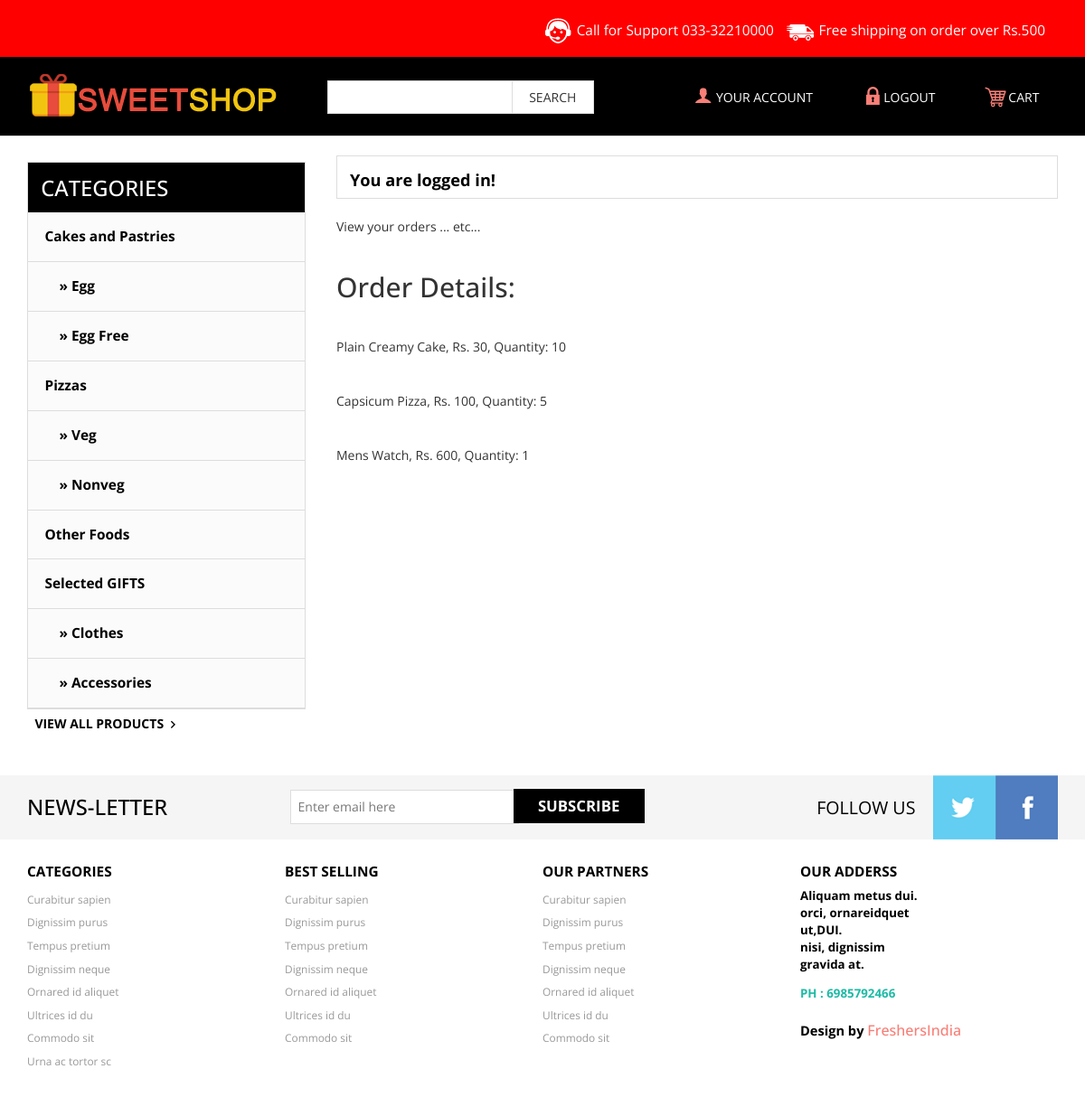
/order_details.php?order_id=1 (signed in), run on the app's committed database.
### tables this page shows
CREATE TABLE `cart_items` (
  `cart_item_id` int(11) NOT NULL,
  `order_id` int(11) NOT NULL,
  `pid` int(11) NOT NULL,
  `quantity` int(11) NOT NULL,
  `purchase_price` int(11) NOT NULL,
  `product_name` varchar(100) NOT NULL
);

CREATE TABLE `category` (
  `cid` int(6) NOT NULL,
  `cname` varchar(100) NOT NULL DEFAULT '',
  `parent_id` int(6) NOT NULL DEFAULT 0
);

### order_details.php (the view, shortened to what this page needs)
<?php
include "lib/connection.php";
include "lib/header.php";
?>
 <div class="products">
	   	<h5 class="latest-product">You are logged in!</h5>
 </div>
 View your orders ... etc...
<H2>Order Details:</H2>
<?php
$sql = "SELECT * FROM `cart_items` WHERE `order_id` = '$_GET[order_id]' ";
$res = $db->query($sql);
while($row = $res->fetch_array()) {
	print "<HR>$row[product_name], Rs. $row[purchase_price], Quantity: $row[quantity] ";
}
?>
<?php
include "lib/footer.php";
?>

### lib/footer.php (shortened to what this page needs)
	   		   </div>
			   <div class="sub-cate">
				<div class=" top-nav rsidebar span_1_of_left">
					<h3 class="cate">CATEGORIES</h3>
		 <ul class="menu">
			<ul class="kid-menu ">
<?php
include_once "lib/connection.php";
$sql = "SELECT * FROM `category` WHERE `parent_id` = '0' ";
$res = $db->query($sql);
while($row = $res->fetch_array()) {
	print "<li><a href=\"products.php?cid=$row[cid]\">$row[cname]</a></li>";
	$sql2 = "SELECT * FROM `category` WHERE `parent_id` = '$row[cid]' ";
	$res2 = $db->query($sql2);
	while($row2 = $res2->fetch_array()) {
		print "<li><a href=\"products.php?cid=$row2[cid]\"> &nbsp; &nbsp; &raquo; $row2[cname]</a></li>";
	}
}
?>
			</ul>
	</ul>
					</div>
	   		     	 <a class="view-all all-product" href="product.html">VIEW ALL PRODUCTS<span> </span></a>
			</div>
	   		    <div class="clearfix"> </div>
		</div>
	<div class="footer">
		<div class="footer-top">
			<div class="container">
				<div class="latter">
					<h6>NEWS-LETTER</h6>
					<div class="sub-left-right">
						<form>
							<input type="text" value="Enter email here"onfocus="this.value = '';" onblur="if (this.value == '') {this.value = 'Enter email here';}" />
							<input type="submit" value="SUBSCRIBE" />
						</form>
					</div>
				</div>
				<div class="latter-right">
					<p>FOLLOW US</p>
					<ul class="face-in-to">
						<li><a href="#"><span> </span></a></li>
						<li><a href="#"><span class="facebook-in"> </span></a></li>
					</ul>
					<div class="clearfix"> </div>
				</div>
			</div>
		</div>
		<div class="footer-bottom">
			<div class="container">
				<div class="footer-bottom-cate">
					<h6>CATEGORIES</h6>
					<ul>
						<li><a href="#">Curabitur sapien</a></li>
						<li><a href="#">Dignissim purus</a></li>
						<li><a href="#">Tempus pretium</a></li>
						<li ><a href="#">Dignissim neque</a></li>
						<li ><a href="#">Ornared id aliquet</a></li>
						<li><a href="#">Ultrices id du</a></li>
						<li><a href="#">Commodo sit</a></li>
						<li ><a href="#">Urna ac tortor sc</a></li>
					</ul>
				</div>
				<div class="footer-bottom-cate bottom-grid-cat">
					<h6>BEST SELLING</h6>
					<ul>
						<li><a href="#">Curabitur sapien</a></li>
						<li><a href="#">Dignissim purus</a></li>
						<li><a href="#">Tempus pretium</a></li>
						<li ><a href="#">Dignissim neque</a></li>
						<li ><a href="#">Ornared id aliquet</a></li>
						<li><a href="#">Ultrices id du</a></li>
						<li><a href="#">Commodo sit</a></li>
					</ul>
				</div>
				<div class="footer-bottom-cate">
					<h6>OUR PARTNERS</h6>
					<ul>
						<li><a href="#">Curabitur sapien</a></li>
						<li><a href="#">Dignissim purus</a></li>
						<li><a href="#">Tempus pretium</a></li>
						<li ><a href="#">Dignissim neque</a></li>
						<li ><a href="#">Ornared id aliquet</a></li>
						<li><a href="#">Ultrices id du</a></li>
						<li><a href="#">Commodo sit</a></li>
					</ul>
				</div>
				<div class="footer-bottom-cate cate-bottom">
					<h6>OUR ADDERSS</h6>
					<ul>
						<li>Aliquam metus  dui. </li>
						<li>orci, ornareidquet</li>
						<li> ut,DUI.</li>
						<li >nisi, dignissim</li>
						<li >gravida at.</li>
						<li class="phone">PH : 6985792466</li>
						<li class="temp"> <p class="footer-class">Design by <a href="http://freshersindia.com/" target="_blank">FreshersIndia</a> </p></li>
					</ul>
				</div>
				<div class="clearfix"> </div>
			</div>
		</div>
	</div>
</body>
</html>

### css/style.css (style rules this page uses)
body { background: #fff; font-family: 'Open Sans', sans-serif; }
body a { transition: 0.5s all; -webkit-transition: 0.5s all; -o-transition: 0.5s all; -ms-transition: 0.5s all; -moz-transition: 0.5s all; }
h3.cate { color: #fff; font-size: 1.7em; padding: 0.6em ; background: #000; margin: 0; }
ul.kid-menu { display: block !important; }
.menu { width: auto; height: auto; padding: 0; list-style: none; margin: 0; background: #FBFBFC; }
ul { padding: 0; list-style: none; }
.menu ul li a { width: 100%; display: block; position: relative; font-size:1.1em; font-weight: 400; color: #000; text-decoration:none; border-bottom: 1px solid #ddd; font-weight:700; line-height: 3.5em; text-indent: 1.2em; }
.menu ul.kid-menu li a { border-bottom: none; }
ul.kid-menu { padding: 0; margin: 0; }
ul.kid-menu li { list-style: none; border-bottom: 1px solid #ddd; }
.sub-cate,.slide-grid { float: left; }
.top-nav { border: 1px solid #ddd; }
.sub-cate { width: 27%; margin: 2em 2em 0 0; }
.products { width: 100%; border: 1px solid #ddd; float:left; margin: 1.5em 0; padding: 0.7em 1em ; }
.latest-product,.dolor-grid { float:left; }
.view-all,a.get-cart { float:right; padding: 0.4em 0.6em; font-size: 1em; }
a.view-all span { background: url(../images/arrow2.png)0px 0px; width: 15px; height: 14px; display:inline-block; }
a.view-all { text-decoration: none; font-size: 1em; color:#000; font-weight:700; }
a.all-product { float:left; }
h5.latest-product { margin: 6px 0 0; font-size: 1.3em; color: #000; font-weight: 700; }
.footer-top { background: #F5F5F5; margin: 3em 0 0; }
.latter { float:left; width:65%; }
.latter h6 { margin: 0.9em 1em 0 0; font-size: 1.7em; color: #000; float:left; width: 36%; }
.latter-right { float:right; }
.latter-right p { font-size: 1.4em; color: #000; margin: 1.1em 1em; float: left; }
ul.face-in-to { float:left; padding:0; margin:0; }
ul.face-in-to li { display:inline-block; float:left; }
ul.face-in-to li a span { background: url(../images/img-sprite.png) -281px 0px; width: 69px; height: 71px; display: block; }
ul.face-in-to li a span.facebook-in { background-position:-350px 0px; }
.latter input[type="text"] { border: 1px solid #ddd; outline: none; background: #fff; font-size:1em; color:#777; width:61%; padding:8px; margin:0; }
.latter input[type="submit"] { outline: none; cursor: pointer; width: 35%; padding: 7px; background: #000; color: #fff; font-size:1.2em; font-weight: 700; border: none; position: absolute; left: 14.7em; top: 15px; -webkit-apperance:none; }
.sub-left-right { float: left; position: relative; width: 56%; padding: 1.1em 0; }
.footer-bottom-cate { float: left; width: 25%; }
.footer-bottom-cate h6 { font-size: 1.1em; color: #000; margin: 0 0 0.5em; font-weight: 700; }
.footer-bottom-cate ul { padding: 0; margin: 0; }
.footer-bottom-cate ul li { list-style: none; padding: 0.2em 0; }
.footer-bottom-cate ul li a { text-decoration:none; font-size: 0.85em; color: #999; }
.cate-bottom ul li { font-size: 0.95em; color: #000; font-weight: 700; }
.cate-bottom ul li { padding: 0em 0; }
.cate-bottom ul li.phone { color:#1DBAA5; }
.cate-bottom ul li.phone { padding: 1em 0 1.5em; }
.cate-bottom ul li p { color:#000; margin: 0; font-size:1.1em; }
.cate-bottom ul li p a { color:#F97E76; font-size:1.1em; font-weight: 500; }
.footer-bottom { padding: 2em 0 5em; }

### data on the page
cart_items: product_name "Plain Creamy Cake", purchase_price "30", quantity "10"
cart_items: product_name "Capsicum Pizza", purchase_price "100", quantity "5"
cart_items: product_name "Mens Watch", purchase_price "600", quantity "1"
category: cname "Cakes and Pastries"
category: cname "Egg"
category: cname "Egg Free"
category: cname "Pizzas"
category: cname "Veg"
category: cname "Nonveg"
category: cname "Other Foods"
category: cname "Selected GIFTS"
category: cname "Clothes"
category: cname "Accessories"
